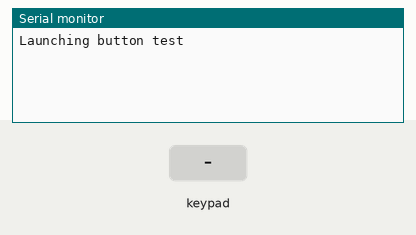
Recording of a sketch running on a simulated Arduino Uno, built with avr-gcc and run on an emulated ATmega328P. On the bench: the last lines printed to the serial monitor. The inputs (shaded band) are chosen by the test bench.

Above: at 1.2 s.
1.3 s: key '1' pressed
At 1.9 s:
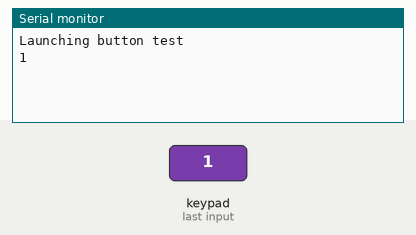
2.8 s: key '2' pressed
At 4.3 s:
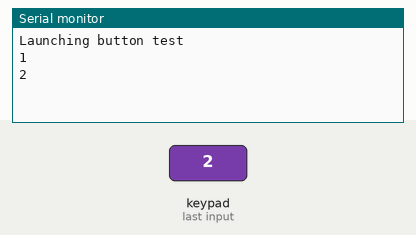

The sketch:

mostly-working-keypad.ino
```cpp
/* @file CustomKeypad.pde
|| @version 1.0
|| @author Alexander Brevig
|| @contact alexanderbrevig@gmail.com
||
|| @description
|| | Demonstrates changing the keypad size and key values.
|| #
*/
#include <Keypad.h>

// Keys are off. They go 2, 1, 4, 3.

const byte ROWS = 1; //four rows
const byte COLS = 4; //four columns
//define the cymbols on the buttons of the keypads
char hexaKeys[ROWS][COLS] = {
  {'1','2','3','4'}
};
byte rowPins[ROWS] = {11}; //connect to the row pinouts of the keypad
byte colPins[COLS] = {7, 8, 9, 10}; //connect to the column pinouts of the keypad

//initialize an instance of class NewKeypad
Keypad customKeypad = Keypad( makeKeymap(hexaKeys), rowPins, colPins, ROWS, COLS);

void setup(){
  Serial.begin(9600);

  Serial.println("Launching button test");
}

void loop(){
  char customKey = customKeypad.getKey();

  if (customKey){
    Serial.println(customKey);
  }
}
```

Measured:
- after the input at 1.3 s, the serial monitor: prints a new line at once (image 1)
- after the input at 2.8 s, the serial monitor: prints a new line at once (image 2)
